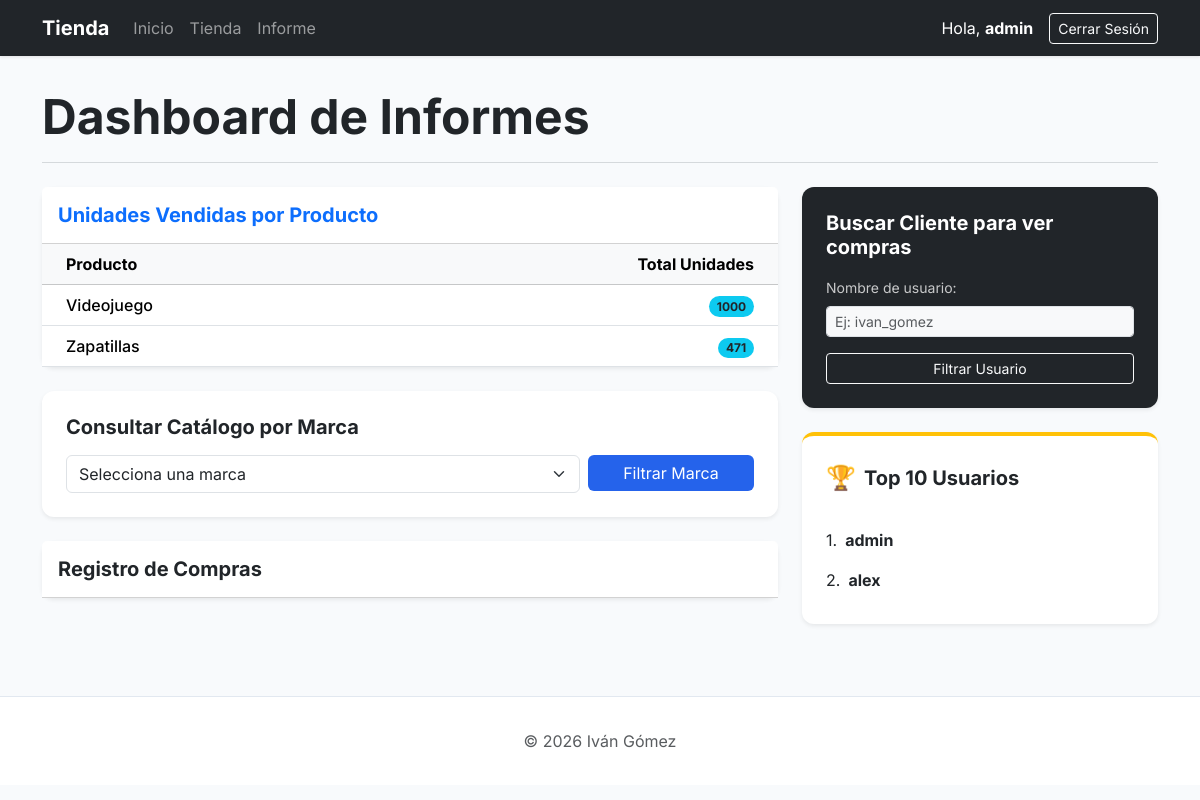
The page /tienda/informes (signed in) on the database as committed earlier.
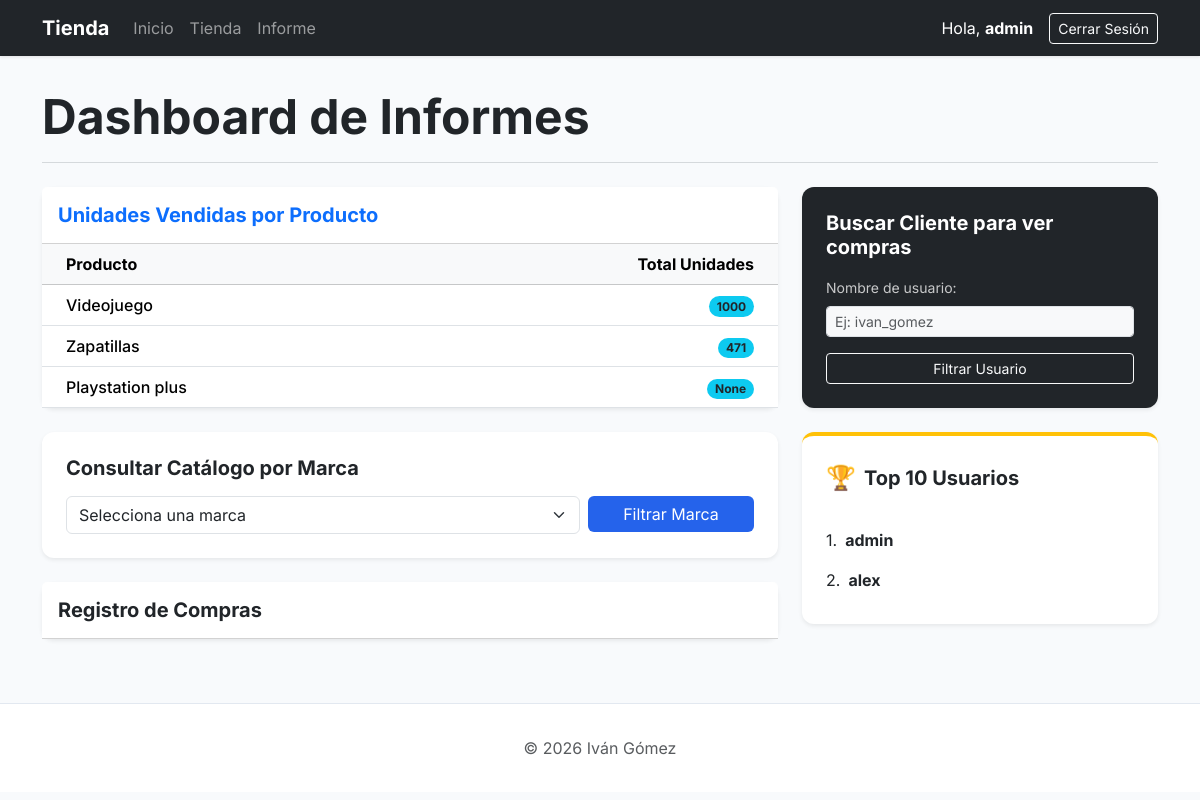
The same page on the database as committed later.
### core/models.py (models this page shows, shortened)
class Producto(models.Model):
    nombre = models.CharField(max_length=50)
    modelo = models.CharField(max_length=75)
    unidades = models.IntegerField()
    precio = models.DecimalField(decimal_places=2, max_digits=4)
    vip = models.BooleanField(default=False)
    usuario = models.ManyToManyField(UsuarioTienda, through='Compra')
    marca = models.ForeignKey(Marca, on_delete=models.SET_NULL, null=True, blank=True, related_name='productos')

class UsuarioTienda(AbstractUser):
    vip = models.BooleanField(default=False)
    saldo = models.DecimalField(decimal_places=2, max_digits=4, null=True)

### core/views.py (the view)
# urls.py: path('tienda/informes', informes, name='informes'),
@user_passes_test(user_admin_or_staff)
def informes(request):
    marca_request = request.GET.get('marcas')
    productos = Producto.objects.annotate(Sum('compras__unidades')).order_by('-compras__unidades__sum')
    marca_filtrada = Marca.objects.filter(nombre=marca_request).first()
    marcas = Marca.objects.all()
    clientes_importe = UsuarioTienda.objects.annotate(importe_total_compras=Sum('compras__importe'))
    username = request.GET.get('username')
    user = UsuarioTienda.objects.filter(username=username).first()
    compra = Compra.objects.filter(usuario=user)
    mejores_diez_importes = UsuarioTienda.objects.annotate(Sum('compras__importe')).order_by('-compras__importe__sum')
    return render(request, 'core/informes.html', {'productos':productos, 'marcas':marcas, 'marcafiltrada':marca_filtrada, 'compras':compra, 'topdiez':mejores_diez_importes})

### core/views.py (called while the page is built)
def user_admin_or_staff(user):
    return user.is_superuser or user.is_staff

### core/templates/core/informes.html (shortened to what this page needs)
{% extends 'core/base.html' %}
{% block tittle_section %}Dashboard de Informes{% endblock %}
{% block content %}
<div class="row g-4">
    <div class="col-lg-8">
        <div class="card shadow-sm border-0 mb-4">
            <div class="card-header bg-white py-3">
                <h5 class="card-title mb-0 fw-bold text-primary">Unidades Vendidas por Producto</h5>
            </div>
            <div class="table-responsive">
                <table class="table table-hover align-middle mb-0">
                    <thead class="table-light">
                        <tr>
                            <th scope="col" class="ps-4">Producto</th>
                            <th scope="col" class="text-end pe-4">Total Unidades</th>
                        </tr>
                    </thead>
                    <tbody>
                        {% for producto in productos %}
                        <tr>
                            <td class="ps-4 fw-medium">{{producto.nombre}}</td>
                            <td class="text-end pe-4">
                                <span class="badge rounded-pill bg-info text-dark">
                                    {{producto.compras__unidades__sum}}
                                </span>
                            </td>
                        </tr>
                        {% endfor %}
                    </tbody>
                </table>
            </div>
        </div>
        <div class="card shadow-sm border-0 mb-4">
            <div class="card-body p-4">
                <h5 class="fw-bold mb-3">Consultar Catálogo por Marca</h5>
                <form action="" method="get" class="row g-2">
                    <div class="col-md-9">
                        <select name="marcas" id="marcas" class="form-select" aria-label="Seleccionar marca">
                            <option value="Ninguna">Selecciona una marca</option>
                        </select>
                    </div>
                    <div class="col-md-3">
                        <button type="submit" class="btn btn-primary w-100">Filtrar Marca</button>
                    </div>
                </form>
            </div>
        </div>
        <div class="card shadow-sm border-0">
            <div class="card-header bg-white py-3">
                <h5 class="card-title mb-0 fw-bold">Registro de Compras</h5>
            </div>
        </div>
    </div>
    <div class="col-lg-4">
        <div class="card shadow-sm border-0 mb-4 bg-dark text-white">
            <div class="card-body p-4">
                <h5 class="fw-bold mb-3">Buscar Cliente para ver compras</h5>
                <form action="" method="get">
                    <div class="mb-3">
                        <label for="username" class="form-label small opacity-75">Nombre de usuario:</label>
                        <input name="username" id="username" type="text" class="form-control form-control-sm bg-light" placeholder="Ej: ivan_gomez">
                    </div>
                    <button type="submit" class="btn btn-outline-light btn-sm w-100">Filtrar Usuario</button>
                </form>
            </div>
        </div>
        <div class="card shadow-sm border-0 border-top border-warning border-4">
            <div class="card-body p-4">
                <div class="d-flex align-items-center mb-4">
                    <span class="fs-4 me-2">🏆</span>
                    <h5 class="fw-bold mb-0">Top 10 Usuarios</h5>
                </div>
                <ol class="list-group list-group-numbered list-group-flush">
                {% for top in topdiez %}
                    <li class="list-group-item d-flex justify-content-between align-items-start border-0 px-0">
                        <div class="ms-2 me-auto">
                            <div class="fw-bold text-dark">{{top.username}}</div>
                        </div>
                    </li>
                {% endfor %}
                </ol>
            </div>
        </div>
    </div>
</div>
{% endblock %}

### core/templates/core/base.html (shortened to what this page needs)
<!DOCTYPE html>
<html lang="es">
<head>
    <link href="https://cdn.jsdelivr.net/npm/bootstrap@5.3.2/dist/css/bootstrap.min.css" rel="stylesheet">
</head>
<body>
    <nav class="navbar navbar-expand-lg navbar-dark bg-dark sticky-top">
        <div class="container">
            <a class="navbar-brand fw-bold" href="{% url 'ver_producto' %}">Tienda</a>
            <div class="collapse navbar-collapse" id="navbarNav">
                <ul class="navbar-nav me-auto">
                    <li class="nav-item"><a class="nav-link" href="{% url 'ver_producto' %}">Inicio</a></li>
                    <li class="nav-item"><a class="nav-link" href="{% url 'ver_producto_tienda' %}">Tienda</a></li>
                    <li class="nav-item"><a class="nav-link" href="{% url 'informes' %}">Informe</a></li>
                </ul>
                <div class="d-flex align-items-center">
                    {% if user.is_authenticated %}
                        <span class="navbar-text me-3 text-white">Hola, <strong>{{user.username}}</strong></span>
                        <form action="{% url 'logout' %}" method="post" class="m-0">
                            <button type="submit" class="btn btn-outline-light btn-sm">Cerrar Sesión</button>
                        </form>
                    {% else %}
                        <a href="{% url 'login' %}" class="btn btn-primary btn-sm me-3">Iniciar sesión</a>
                        <a href="{% url 'register' %}" class="btn btn-primary btn-sm">Registrarse</a>
                    {% endif %}
                </div>
            </div>
        </div>
    </nav>
    <main class="container main-container">
        <header class="mb-4">
            <h1 class="display-5 fw-bold text-dark">{% block tittle_section %}{% endblock %}</h1>
            <hr class="text-secondary opacity-25">
        </header>
        {% block content %}{% endblock %}
    </main>
    <footer class="footer">
        <div class="container text-center text-muted">
            <p class="mb-0">&copy; 2026 Iván Gómez</p>
        </div>
    </footer>
</body>
</html>

Rows that differ between the two databases and show on the page:
added Producto: nombre "Playstation plus", compras__unidades__sum "None"
